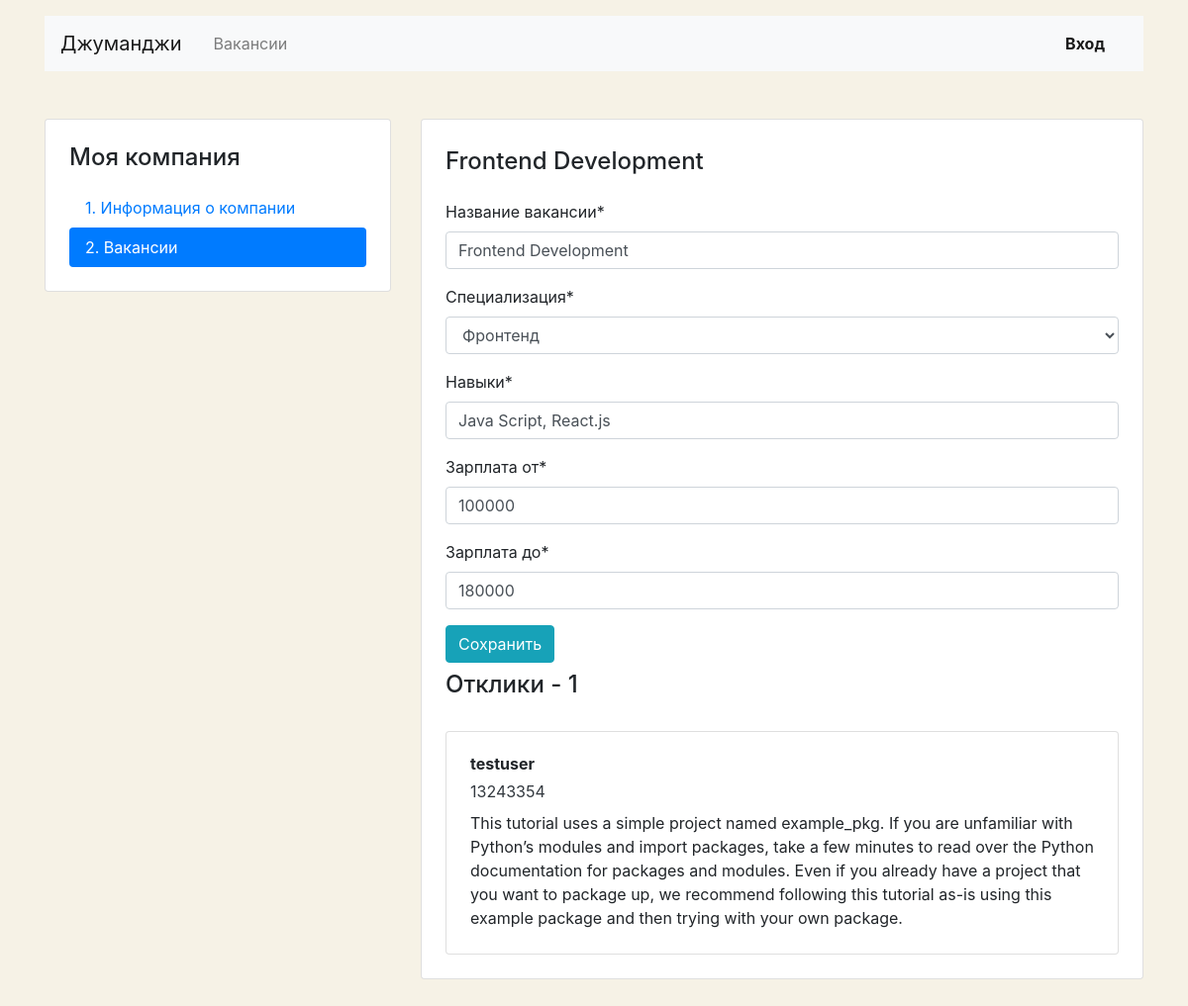
The page /mycompany/vacancies/9/ on the database its author committed.
### company/models.py (models this page shows, shortened)
class Vacancy(models.Model):
    title = models.CharField(
        max_length=30,
        verbose_name='Название',
    )
    speciality = models.ForeignKey(
        'Speciality',
        related_name='vacancies',
        on_delete=models.CASCADE,
    )
    company = models.ForeignKey(
        'Company',
        related_name='vacancies',
        on_delete=models.CASCADE,
    )
    skills = models.CharField(
        max_length=150,
        verbose_name='Навыки',
    )
    salary_min = models.PositiveSmallIntegerField(
        verbose_name='Мин зарплата',
    )
    salary_max = models.PositiveSmallIntegerField(
        verbose_name='Макс зарплата',
    )
    published = models.DateTimeField(
        default=datetime.now(),
        verbose_name='Опубликовано',
    )
    class Meta:
        verbose_name = 'Вакансия'
        verbose_name_plural = 'Вакансии'

class Speciality(models.Model):
    code = models.CharField(
        max_length=30,
        verbose_name='Код',
    )
    title = models.CharField(
        max_length=30,
        verbose_name='Название',
    )
    image = models.ImageField(
        upload_to='images/%Y/%d/%m/',
        verbose_name='зображение',
    )
    class Meta:
        verbose_name = 'Специализация'
        verbose_name_plural = 'Специализации'
    def __str__(self):
        return self.title

class Application(models.Model):
    username = models.CharField(max_length=40, verbose_name='Имя')
    phone = models.CharField(max_length=11, verbose_name='Телефон')
    letter = models.TextField(max_length=1000, verbose_name='Письмо', default='', null=True)
    vacancy = models.ForeignKey(Vacancy, on_delete=models.CASCADE, verbose_name='Вакансия')
    user = models.ForeignKey(User, on_delete=models.CASCADE, verbose_name='Пользователь')
    class Meta:
        verbose_name = 'Отклик'
        verbose_name_plural = 'Отклики'

### users/views.py (the view, shortened to what this page needs)
# urls.py: path('mycompany/vacancies/<int:pk>/', ProfileVacanciesEdit.as_view(), name='edit_vacancy'),
class ProfileVacanciesEdit(View):
    def get(self, request, pk):
        vacancy = Vacancy.objects.get(pk=pk)
        applications = Application.objects.filter(vacancy=vacancy)
        context = {
            'title': vacancy.title,
            'form': VacancyForm(instance=vacancy),
            'applications': applications
        }
        return render(request, 'vacancy/vacancy_edit.html', context=context)

### company/forms.py
class VacancyForm(ModelForm):
    class Meta:
        model = Vacancy
        fields = ['title', 'speciality', 'skills', 'salary_min', 'salary_max']
        labels = {
            'title': 'Название вакансии',
            'speciality': 'Специализация',
            'skills': 'Навыки',
            'salary_min': 'Зарплата от',
            'salary_max': 'Зарплата до',
        }

### templates/vacancy/vacancy_edit.html (shortened to what this page needs)
{% extends 'base/base.html' %}
{% load crispy_forms_filters %}
{% block content %}
    <main class="container mt-3 pb-5">
        <div class="row mt-5">
            <div class="col-12 col-lg-4">
                <aside class="pt-3 pb-4 px-4 mb-5 card">
                    <h1 class="h4 pt-2 pb-2">Моя компания</h1>
                    <div class="nav flex-column nav-pills">
                        <a class="nav-link" href="{% url 'profile_company' %}">1. Информация о&nbsp;компании</a>
                        <a class="nav-link active" href="{% url 'profile_vacancies' %}">2. Вакансии</a>
                    </div>
                </aside>
            </div>
            <div class="col-12 col-lg-8">
                <div class="card">
                    <div class="card-body px-4 pb-4 tab-content">
                        <section>
                            <h2 class="h4 pt-2 pb-3">{{ title }}</h2>
                            <form method="POST" enctype="multipart/form-data" style="border: none;">
                                {{ form|crispy }}
                                <button class="btn btn-info" type="submit">Сохранить</button>
                            </form>
                            <h2 class="h4 pt-2 pb-3">Отклики - {{ applications.count }}</h2>
                            {% for item in applications %}
                                <div class="card mt-3">
                                    <div class="card-body px-4">
                                        <p class="mb-1 font-weight-bold">{{ item.username }}</p>
                                        <p class="mb-2"><a href="tel:+79002842324"
                                                           class="text-dark">{{ item.phone }}</a>
                                        </p>
                                        <p class="mb-1">{{ item.letter }}</p>
                                    </div>
                                </div>
                            {% endfor %}
                        </section>
                    </div>
                </div>
            </div>
        </div>
    </main>
{% endblock %}

### templates/vacancy/vacancy_edit.html (style rules this page uses)
body { background-color: #F6F2E6; }

### rows shown on the page
Vacancy: title "Frontend Development", speciality "Фронтенд", skills "Java Script, React.js", salary_min "100000", salary_max "180000"
Application: username "testuser", phone "13243354", letter "This tutorial uses a simple project named example_pkg. If you are unfamiliar with Python’s modules and import packages, take a few minutes to read over the Python documentation for packages and modules. Even if you already have a project that you want to package up, we recommend following this tutorial as-is using this example package and then trying with your own package."

### other values the page prints
{{ applications.count }} "1"
